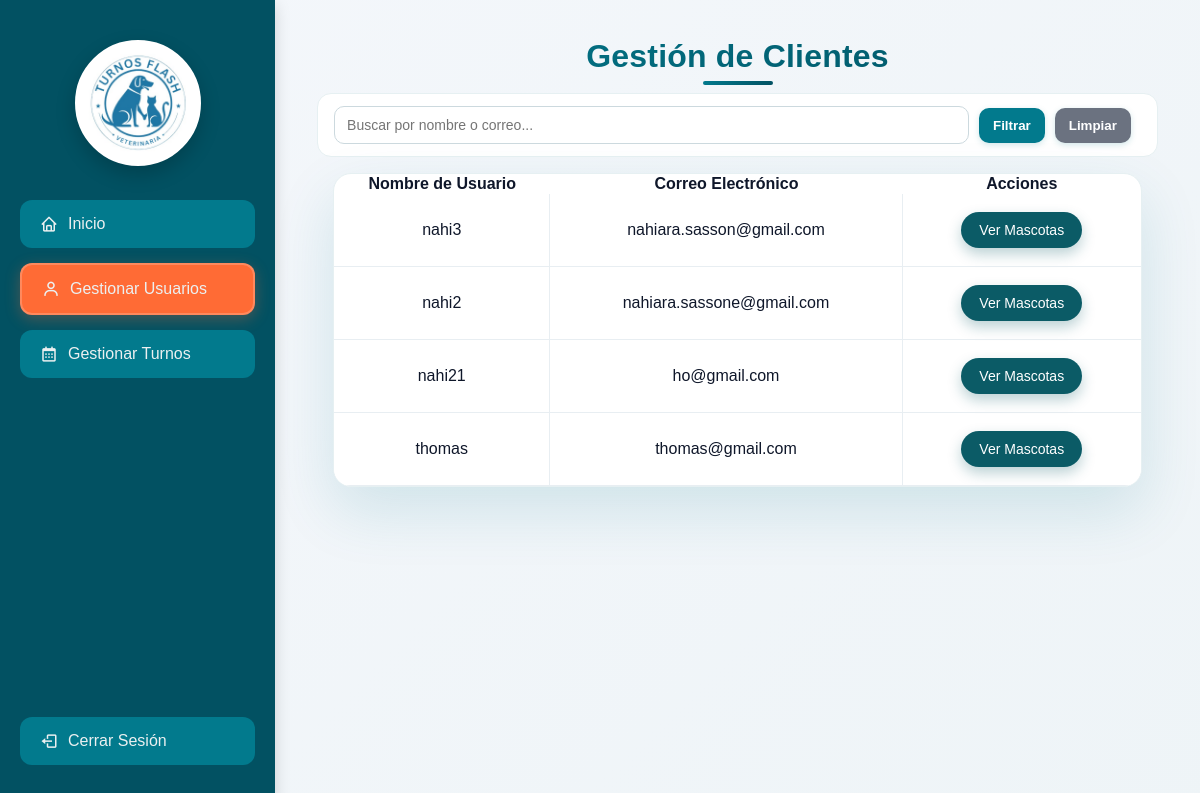
Before: /gestionar_usudoc.php with the older database file.
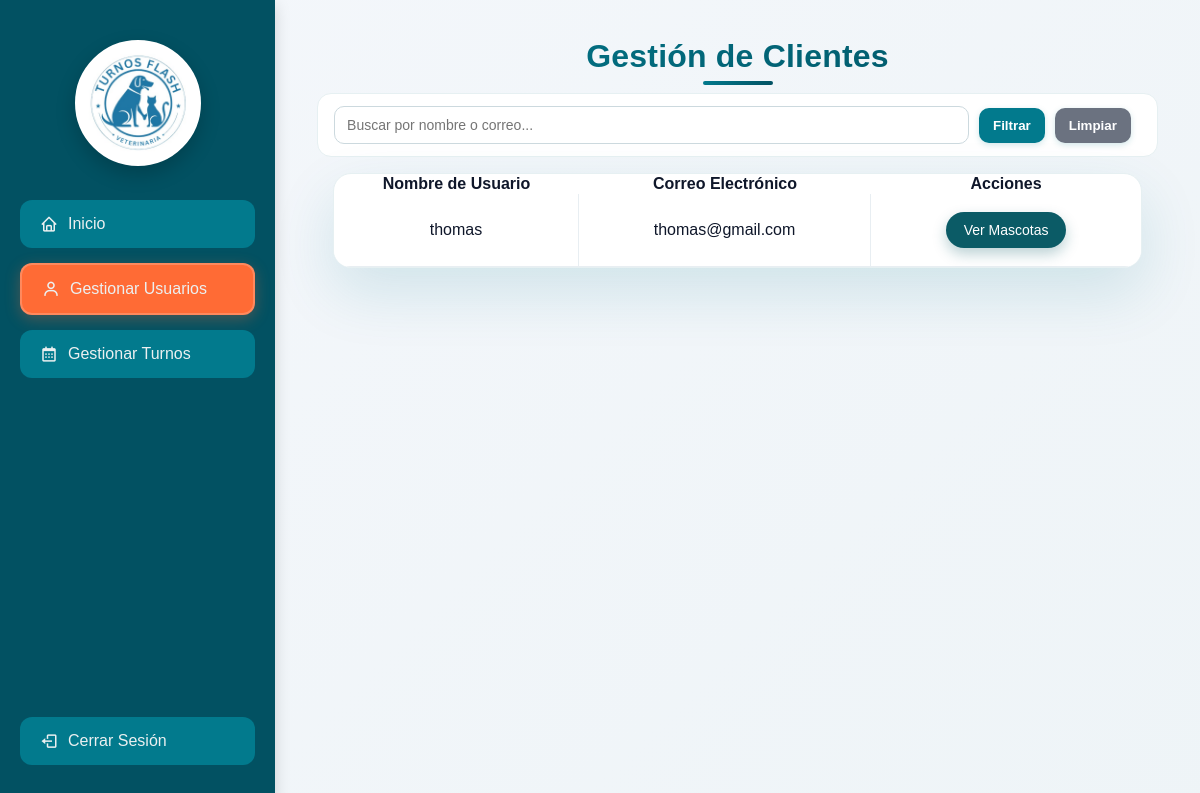
After: the same page with the newer database file.
### tables this page shows
CREATE TABLE `user` (
  `id` int(11) NOT NULL,
  `nombre_usuario` varchar(50) NOT NULL,
  `correo_electronico` varchar(100) NOT NULL,
  `contrasena` varchar(255) NOT NULL,
  `rol` enum('cliente','admin','doctor') DEFAULT 'cliente',
  `telefono` varchar(20) DEFAULT NULL,
  `dni` varchar(20) DEFAULT NULL,
  `apellido` varchar(50) DEFAULT NULL
);

### gestionar_usudoc.php (the view, shortened to what this page needs)
<?php
$servername = "localhost";
$username = "root";
$password = "";
$dbname = "veterinaria";
$conn = new mysqli($servername, $username, $password, $dbname);
$sql = "SELECT id, nombre_usuario, correo_electronico FROM user WHERE rol = 'cliente'";
$result = $conn->query($sql);
?>
<!DOCTYPE html>
<html lang="es">
<head>
    <link href='https://unpkg.com/boxicons@2.1.4/css/boxicons.min.css' rel='stylesheet'>
</head>
<body>
<div class="sidebar">
    <div class="profile-section">
        <img src="logo_perro.jpg" alt="Profile Image" class="profile-image">
    </div>
    <a href="doctor_dashboard.php"><i class='bx bx-home'></i><span>Inicio</span></a>
    <a href="gestionar_usudoc.php" class="active"><i class='bx bx-user'></i><span>Gestionar Usuarios</span></a>
    <a href="gestionar_turnosdoc.php"><i class='bx bx-calendar'></i><span>Gestionar Turnos</span></a>
    <div class="bottom-menu">
        <a href="index.php" id="logout-button" class="logout-button"><i class='bx bx-log-out'></i><span>Cerrar Sesión</span></a>
    </div>
</div>
    <div class="content">
        <h1>Gestión de Clientes</h1>
        <div class="table-toolbar">
            <input id="searchCliente" class="toolbar-input" type="text" placeholder="Buscar por nombre o correo...">
            <button id="applyFilterClientes" class="toolbar-button" type="button">Filtrar</button>
            <button id="clearFilterClientes" class="toolbar-button" type="button" style="background:#6b7280">Limpiar</button>
        </div>
        <div class="table-card">
        <table id="clientesTable">
            <tr>
                <th>Nombre de Usuario</th>
                <th>Correo Electrónico</th>
                <th>Acciones</th>
            </tr>
            <?php if ($result->num_rows > 0): ?>
                <?php while($row = $result->fetch_assoc()): ?>
                    <tr>
                        <td><?= $row["nombre_usuario"] ?></td>
                        <td><?= $row["correo_electronico"] ?></td>
                        <td>
                            <form method="post" style="display:inline;">
                                <input type="submit" name="view_pets" value="Ver Mascotas" class="button">
                            </form>
                        </td>
                    </tr>
                <?php endwhile; ?>
            <?php else: ?>
                <tr>
                    <td colspan="4">No se encontraron clientes.</td>
                </tr>
            <?php endif; ?>
        </table>
        </div>
    </div>
</body>
</html>

Changed rows visible on the page:
removed user: nombre_usuario "nahi3", correo_electronico "nahiara.sasson@gmail.com"
removed user: nombre_usuario "nahi2", correo_electronico "nahiara.sassone@gmail.com"
removed user: nombre_usuario "nahi21", correo_electronico "ho@gmail.com"
